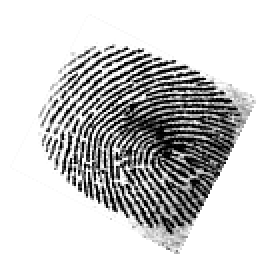
#> input picture Ex1_Data/One/2.BMP, 135 x 132 px, found by its file name (shown 2 times larger)
$ jupyter execute --allow-errors 'main - Copy.ipynb'
#> lines starting #> are read from the running program, lines starting #| are printed output that depends on the picture; after the words box and inside, x2 and y2 are one past the last pixel; in counts of white or black regions, pixels touching at a corner belong together
[cell 1]
from PIL import Image
import numpy as np
from skimage.metrics import structural_similarity as ssim
import cv2
import matplotlib.pyplot as plt
from skimage.feature import hessian_matrix, hessian_matrix_eigvals
import random
import pandas as pd
import scipy.spatial.distance as dist

*** Question 1

[cell 2]
path_one="Ex1_Data/One/"
# creating a image object (main image)
finger2 = Image.open(r"Ex1_Data\One\2.bmp").convert("L")
plt.imshow(finger2,cmap='gray')
plt.axis("off")

[cell 3]
# rotating a image 90 deg counter clockwise
finger2 = finger2.rotate(-63,Image.NEAREST, expand = 1)
#> finger2: PIL image 179x182 L
plt.imshow(finger2,cmap='gray')
plt.axis("off")

[cell 4]
finger2 = finger2.crop((43, 39,139 , 142))
#> finger2: PIL image 96x103 L
finger2.save(path_one+"2_Fixed.bmp")
plt.imshow(finger2,cmap='gray')
plt.axis("off")

[cell 5]

# creating a image object (main image)
finger1 = Image.open(r"Ex1_Data\One\1.bmp").convert("L")
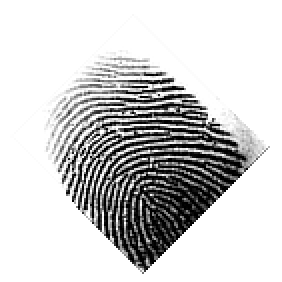
#> input picture Ex1_Data/One/1.bmp, 141 x 141 px, found by its file name (shown 2 times larger)
# rotating a image 90 deg counter clockwise
finger1 = finger1.rotate(-45,Image.NEAREST, expand = 1)
#> finger1: PIL image 201x201 L
finger1 = finger1.crop((53,51,149 , 154))
#> finger1: PIL image 96x103 L
finger1.save(path_one+"1_fixed.bmp")
finger1.show()

[cell 6]
def PSNR(original, n):
    path='Ex1_Data/TwentyFingerprints/'+str(n)+".bmp"
    other_fin=Image.open(path).convert("L")
    other_fin=np.array(other_fin)
    mse = np.mean((original - other_fin) ** 2)
    if(mse == 0):  # MSE is zero means no noise is present in the signal .
                  # Therefore PSNR have no importance.
        return 100
    max_pixel = 255.0
    psnr = 20 * np.log10(max_pixel / np.sqrt(mse))
    return psnr

[cell 7]
similar_finger1_psnr=[]
#> (the rest of this cell did not finish here and is left out)

[cell 8]
similar_finger2_psnr=[]
#> (the rest of this cell did not finish here and is left out)

#> further down, other_fin is the input picture: PIL image 141x141 RGB; min 0, max 255, mean 205.3
print("finger ",similar_finger2_psnr.index(max(similar_finger2_psnr))+1,max(similar_finger2_psnr))
similar_finger2_psnr

[cell 9]
similar_finger1=[]
#> (the rest of this cell did not finish here and is left out)

[cell 10]
similar_finger2=[]
#> (the rest of this cell did not finish here and is left out)

[cell 11]
similar_finger3=[]
finger3=Image.open(r"Ex1_Data\One\3.BMP").convert("L")
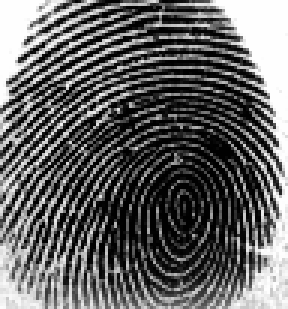
#> input picture Ex1_Data/One/3.BMP, 96 x 103 px, found by its file name (shown 3 times larger)
#> finger3 is the input picture: PIL image 96x103 L; min 0, max 254, mean 99.5
finger3=np.array(finger3)
#> (the rest of this cell did not finish here and is left out)

** Question 3

[cell 12]
def plot_images(*images):
	images = list(images)
	n = len(images)
	fig, ax = plt.subplots(ncols=n, sharey=True)
	for i, img in enumerate(images):
		ax[i].imshow(img, cmap='gray')
		ax[i].axis('off')
		extent = ax[i].get_window_extent().transformed(fig.dpi_scale_trans.inverted())
		plt.savefig("Ex1_Data/my finger/"+'fig'+str(i)+'.jpg', bbox_inches=extent)
	plt.subplots_adjust(left=0.03, bottom=0.03, right=0.97, top=0.97)
	plt.show()

[cell 13]
myfinger=cv2.imread("Ex1_Data/my finger/myfinger2.png")
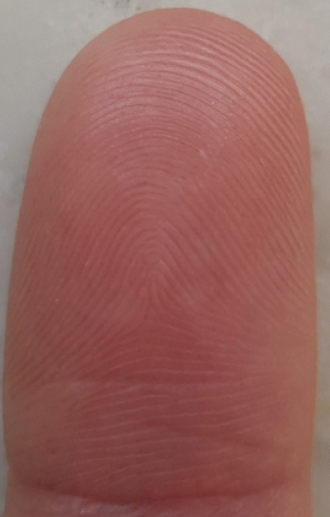
#> input picture Ex1_Data/my finger/myfinger2.png, 330 x 517 px
#> myfinger is the input picture: shape (517, 330, 3); mean B, G, R 94.2, 99.4, 151
image = cv2.cvtColor(myfinger, cv2.COLOR_BGR2RGB)
plt.imshow(image)
plt.axis("off")

[cell 14]
def detect_ridges(gray, sigma=3.0):
	H_elems = hessian_matrix(gray, sigma=sigma, order='rc')
	maxima_ridges, minima_ridges = hessian_matrix_eigvals(H_elems)
	return maxima_ridges, minima_ridges


def main():
	# -------------------------- Step 1: import the image whose background has been removed ----------
	img = cv2.imread("Ex1_Data/my finger/myfinger2.png",1)

	# -------------------------- Step 2: Sharpen the image -------------------------------------------
	kernel = np.array([[-1,-1,-1],
                   [-1, 9,-1],
                   [-1,-1,-1]])
	sharpened = cv2.filter2D(img, -1, kernel)
	# cv2.imshow("sharpened",sharpened)
	# --------------------------- Step 3: Grayscale the image------------------------------------------
	gray = cv2.cvtColor(sharpened,cv2.COLOR_BGR2GRAY)
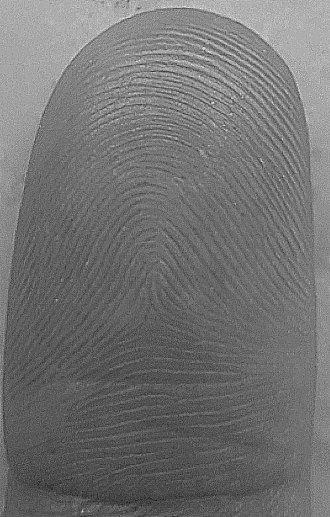
#> gray: shape (517, 330); min 18, max 247, mean 114.2
	# cv2.imshow("gray",gray)

	# --------------------------- Step 4: Perform histogram equilisation ------------------------------
	hist,bins = np.histogram(gray.flatten(),256,[0,256])
#> hist = 256 values, max 2718 at index 108, min 0 at index 0, mean 666.4; bins = 257 values from 0 to 256
	cdf = hist.cumsum()
#> cdf = 256 values from 0 to 170610
	cdf_normalized = cdf * hist.max()/ cdf.max()
#> cdf_normalized = 256 values from 0 to 2718

	cdf_m = np.ma.masked_equal(cdf,0)
	cdf_m = (cdf_m - cdf_m.min())*255/(cdf_m.max()-cdf_m.min())
	cdf = np.ma.filled(cdf_m,0).astype('uint8')
#> cdf = 256 values from 0 to 255

	img2=cdf[gray]
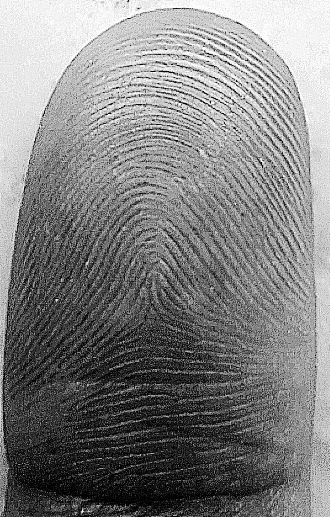
#> img2: shape (517, 330); min 0, max 255, mean 128.3
	# ----------------------------- Step 5: Ridge detection filter ------------------------------------
	#sigma = 2.7
	a, b = detect_ridges(img2, sigma=2.7)
#> in detect_ridges, `H_elems = hessian_matrix(gray, sigma=sigma, order='rc')`: H_elems = 3 items
#> in detect_ridges, `maxima_ridges, minima_ridges = hessian_matrix_eigvals(H_elems)`:
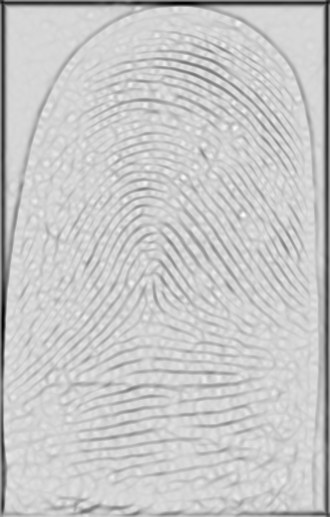
#> minima_ridges: shape (517, 330) float64; min -0.036, max 0.00657, mean -0.00261; drawn with min black and max white
	plot_images(a, b)

	# ----------------------------- Step 6: Convert image to binary image -----------------------------
	img = cv2.imread("Ex1_Data/my finger/fig1.jpg",0)
#> img: shape (369, 225); min 8, max 255, mean 203.1
	# cv2.imshow("img",img)
	bg = cv2.dilate(img,np.ones((5,5),dtype=np.uint8))
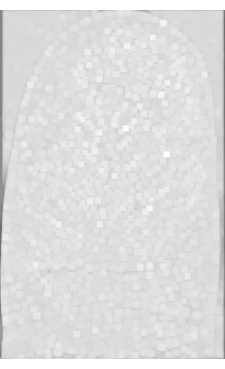
#> bg: shape (369, 225); min 106, max 255, mean 221.8
	bg = cv2.GaussianBlur(bg,(5,5),1)
	# cv2.imshow("bg",bg)
	src_no_bg = 255 - cv2.absdiff(img,bg)
	# cv2.imshow("src_no_bg",src_no_bg)
	ret,thresh = cv2.threshold(src_no_bg,240,255,cv2.THRESH_BINARY)
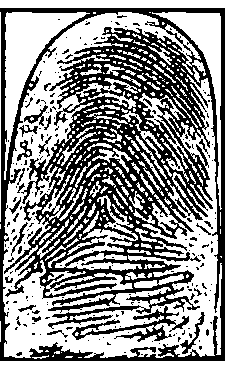
#> thresh: shape (369, 225); 56.7% white; 220 black regions (194 under 20 px), largest, box (x1, y1, x2, y2) and area: (0, 8, 225, 361) 32617, (72, 306, 189, 342) 1078, (180, 312, 205, 354) 200
	#cv2.imshow("threshold",thresh)
	plot_images(thresh, thresh)

main()

[cell 15]
# Python program to demonstrate
# image steganography using OpenCV


import cv2
import numpy as np
import random


# Encryption function
def encrypt():

    # img1 and img2 are the
    # two input images
    img2 = cv2.imread('Ex1_Data/my finger/fig1.jpg')
#> img2: shape (369, 225, 3); min 0, max 255, mean 144.6
    # img2 = cv2.resize(img2,(640,640), interpolation = cv2.INTER_AREA)
    img1 = cv2.imread('Ex1_Data/Three_A/Face_gray.jpg')
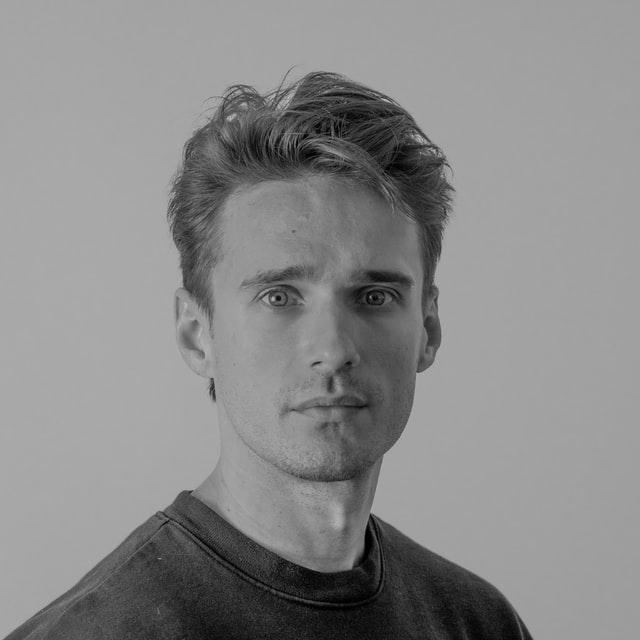
#> input picture Ex1_Data/Three_A/Face_gray.jpg, 640 x 640 px
#> img1 is the input picture: shape (640, 640, 3); min 0, max 209, mean 137

    for i in range(img2.shape[0]):
        for j in range(img2.shape[1]):
            for l in range(3):
                  #10000000
                # v1 and v2 are 8-bit pixel values
                # of img1 and img2 respectively
                v1 = format(img1[i][j][l], '08b')
                v2 = format(img2[i][j][l], '08b')

                # Taking 4 MSBs of each image
                v3 = v1[:6] + v2[:2]

                img1[i][j][l]= int(v3, 2)
#> img1: shape (640, 640, 3); 14.42% of pixels changed, all inside (x1, y1, x2, y2) = (0, 0, 225, 369)

    cv2.imwrite('pic3in2.png', img1)


# Decryption function
def decrypt(path='pic3in2.png'):

    # Encrypted image
#> called with path = 'pic3in2.png'
    img = cv2.imread(path)
    width = img.shape[0]
#> width = 640
    height = img.shape[1]
#> height = 640

    # img1 and img2 are two blank images
    img1 = np.zeros((width, height, 3), np.uint8)
    img2 = np.zeros((width, height, 3), np.uint8)

    for i in range(width):
        for j in range(height):
            for l in range(3):
                v1 = format(img[i][j][l], '08b')
                v2 = v1[:4] + chr(random.randint(0, 1)+48) * 4
                v3 = v1[2:] + chr(random.randint(0, 1)+48) * 4

                # Appending data to img1 and img2
                img1[i][j][l]= int(v2, 2)
                img2[i][j][l]= int(v3, 2)
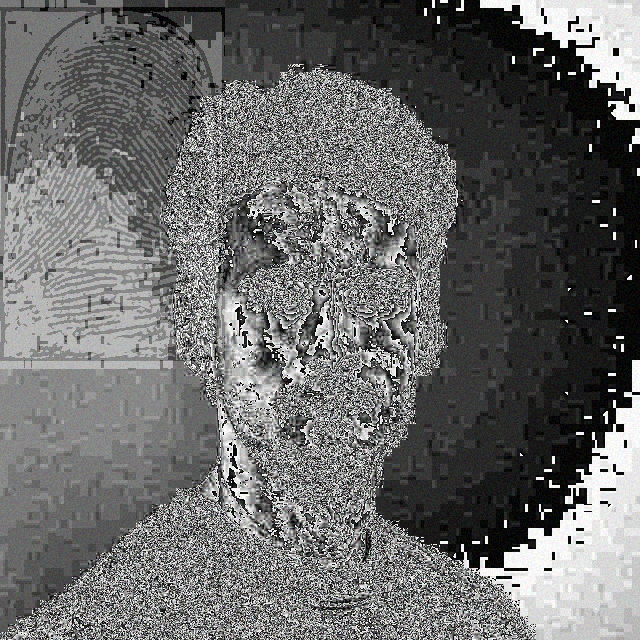
#> img2: shape (640, 640, 3); mean B, G, R 105.6, 105.6, 105.6

    # These are two images produced from
    # the encrypted image
    cv2.imwrite('pic2_re.png', img1)
    cv2.imwrite('pic3_re.png', img2)


# Driver's code
encrypt()
decrypt()

[cell 16]
def bitplanes(im):
    im = Image.open(im).convert("L")
    data = np.array(im)
    out = []
    # create an image for each k bit plane
    for k in range(7,-1,-1):
    # extract kth bit (from 0 to 7)
        res = data // 2**k & 1
        out.append(res*255)
    # stack generated images
    b = np.hstack(out)
    return Image.fromarray(b)

#> (the rest of this cell did not finish here and is left out)

#> (a cell that did not finish here is left out)

** Question 2

[cell 18]
def colorizeBy_colorPalette(image_addr:str, colorPalette_addr:str, output_addr:str = "."):

    grayimg = Image.open(image_addr)
    grayimg_arr = np.array(grayimg)

    colors_data = pd.read_csv(colorPalette_addr)

    R = np.zeros(grayimg_arr.shape)
    G = np.zeros(grayimg_arr.shape)
    B = np.zeros(grayimg_arr.shape)
    for col in range(grayimg_arr.shape[1]):
        for row in range(grayimg_arr.shape[0]):
            R[row, col] = colors_data.iloc[grayimg_arr[row, col], 0]
            G[row, col] = colors_data.iloc[grayimg_arr[row, col], 1]
            B[row, col] = colors_data.iloc[grayimg_arr[row, col], 2]
    out = np.array((R, G, B)).transpose(1, 2, 0)
    new = Image.fromarray(out.astype('uint8'), 'RGB')
    new.save(f'{output_addr}/Image_color.jpg')
    return new

[cell 19]
path="D:/dev/python/penhan ax/Ex1_Data/Two_A"
#> path = 'D:/dev/python/penhan ax/Ex1_Data/Two_A'
#> (the rest of this cell did not finish here and is left out)

#> (a cell that did not finish here is left out)

[cell 21]
def palette(img):
    arr = np.asarray(img)
    palette, index = np.unique(asvoid(arr).ravel(), return_inverse=True)
    palette = palette.view(arr.dtype).reshape(-1, arr.shape[-1])
    count = np.bincount(index)
    order = np.argsort(count)
    return palette[order[::-1]]
def asvoid(arr):
    arr = np.ascontiguousarray(arr)
    return arr.view(np.dtype((np.void, arr.dtype.itemsize * arr.shape[-1])))

#> (a cell that did not finish here is left out)

#> (a cell that did not finish here is left out)

#> (a cell that did not finish here is left out)

[cell 25]
path="D:/dev/python/penhan ax/Ex1_Data/Two_B/"
#> path = 'D:/dev/python/penhan ax/Ex1_Data/Two_B/'
#> (the rest of this cell did not finish here and is left out)
